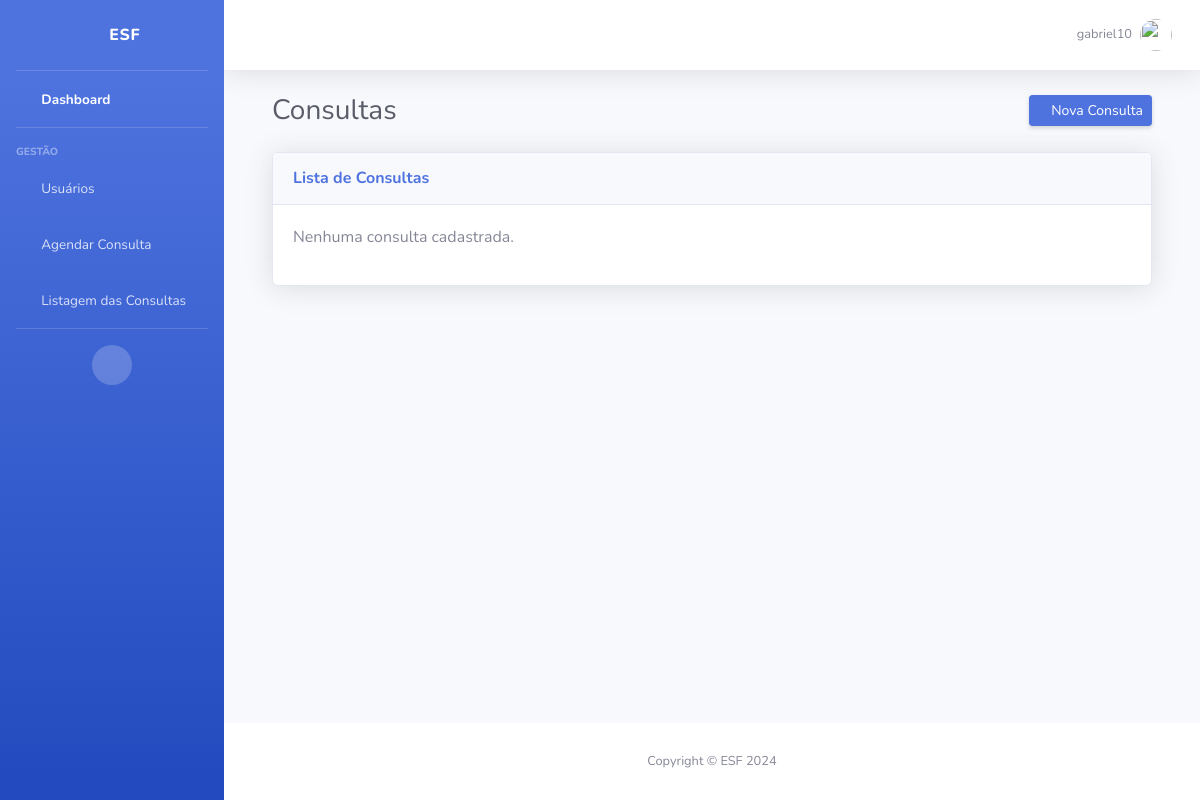
The app's page /consultas/consultas/ (signed in), older data.
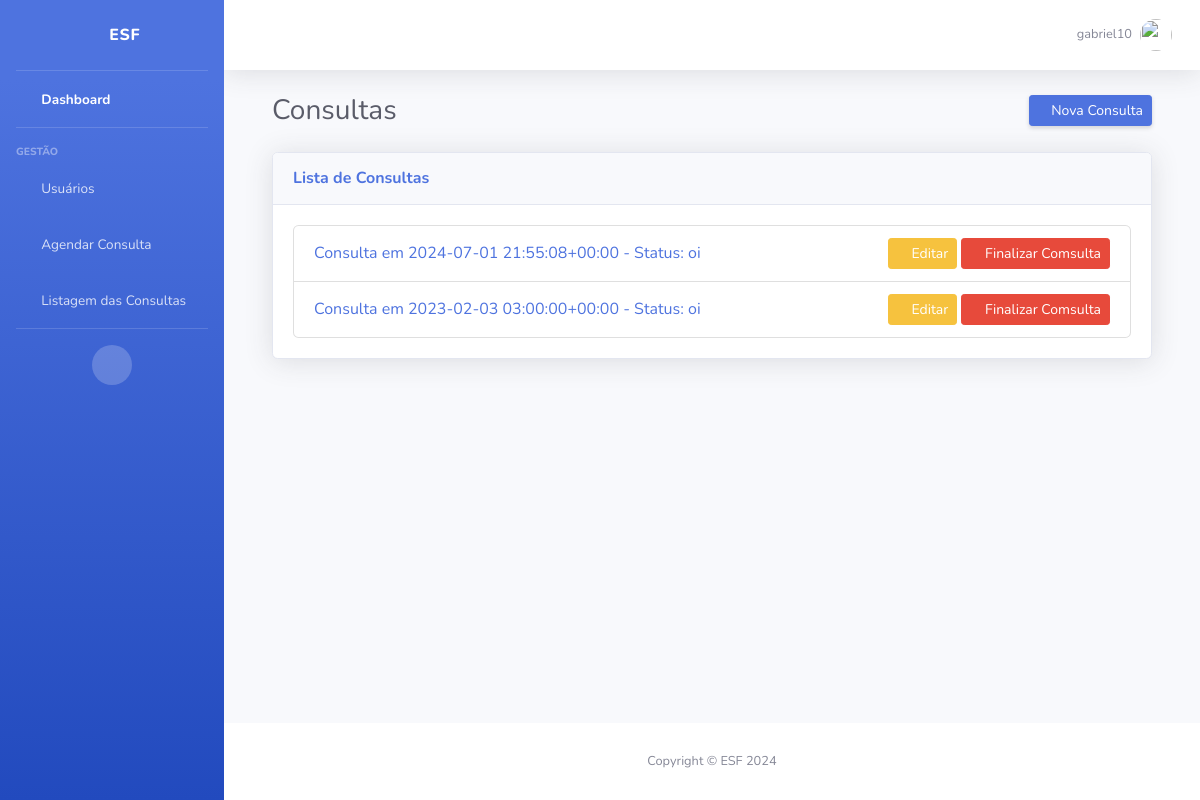
The same page, newer data.
### consultas/models.py (models this page shows)
class Consulta(models.Model):
    data_hora = models.DateTimeField()
    status = models.TextField()
    profissional = models.ForeignKey(Usuario, on_delete=models.CASCADE, related_name='consultas_profissional')
    paciente = models.ForeignKey(Usuario, on_delete=models.CASCADE, related_name='consultas_paciente')
    estabelecimento = models.ForeignKey(Estabelecimento, on_delete=models.CASCADE, related_name='consultas_estabelecimento')
    prontuario = models.OneToOneField(Prontuario, on_delete=models.CASCADE, related_name='consulta_prontuario', null=True, blank=True)
    def __str__(self):
        return f"Consulta em {self.data_hora} - Status: {self.status}"

### consultas/views.py (the view)
# urls.py: path('consultas/', views.consulta_list, name='consulta_list'),
@login_required
def consulta_list(request):
    consultas = Consulta.objects.all()
    return render(request, 'consultas/consulta_list.html', {'consultas': consultas})

### templates/consultas/consulta_list.html
{% extends '_base.html' %}
{% block content %}
<div class="container-fluid">
    <div class="d-sm-flex align-items-center justify-content-between mb-4">
        <h1 class="h3 mb-0 text-gray-800">Consultas</h1>
        <a href="{% url 'consulta_create' %}" class="d-none d-sm-inline-block btn btn-sm btn-primary shadow-sm">
            <i class="fas fa-plus fa-sm text-white-50"></i> Nova Consulta
        </a>
    </div>
    <div class="card shadow mb-4">
        <div class="card-header py-3">
            <h6 class="m-0 font-weight-bold text-primary">Lista de Consultas</h6>
        </div>
        <div class="card-body">
            {% if consultas %}
            <ul class="list-group">
                {% for consulta in consultas %}
                <li class="list-group-item d-flex justify-content-between align-items-center">
                    <div>
                        <a href="{% url 'consulta_detail' consulta.pk %}">
                            {{ consulta }}
                        </a>
                    </div>
                    <div>
                        <a href="{% url 'consulta_update' consulta.pk %}" class="btn btn-sm btn-warning">
                            <i class="fas fa-edit"></i> Editar
                        </a>
                        <a href="{% url 'consulta_delete' consulta.pk %}" class="btn btn-sm btn-danger">
                            <i class="fas fa-trash"></i> Finalizar Comsulta
                        </a>
                    </div>
                </li>
                {% endfor %}
            </ul>
            {% else %}
            <p class="text-muted">Nenhuma consulta cadastrada.</p>
            {% endif %}
        </div>
    </div>
</div>
{% endblock %}

Row changes from the older to the newer data that the page shows:
added Consulta: data_hora+status "Consulta em 2024-07-01 21:55:08+00:00 - Status: oi"
added Consulta: data_hora+status "Consulta em 2023-02-03 03:00:00+00:00 - Status: oi"
Text that changed along with them:
text no longer shown: "Nenhuma consulta cadastrada."
